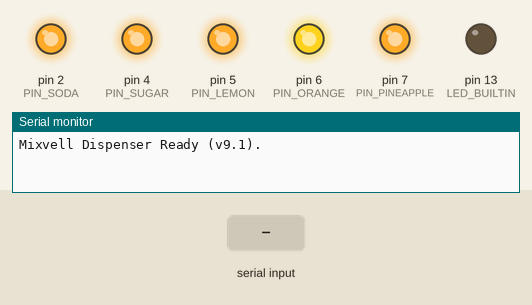
The sketch below on a simulated Arduino Uno, built with avr-gcc and run on an emulated ATmega328P. Shown: output pins drawn as LEDs (lit = HIGH), the last lines printed to the serial monitor. The test bench sets the inputs (shaded band). Pins used as bus, display or sensor lines are not drawn.

Above: at 1.2 s.
1.3 s: "PUMP 0 20\n" received over Serial
At 2.2 s:
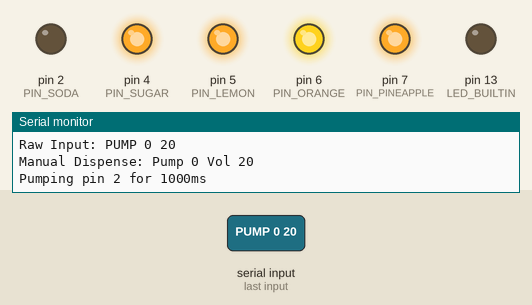
3.9 s: "CLEAN 1\n" received over Serial
At 4.8 s:
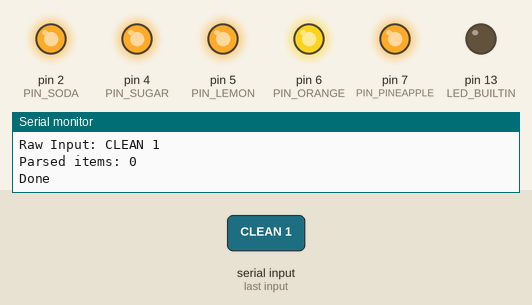
5.5 s: "PUMP 1\n" received over Serial
At 6.4 s:
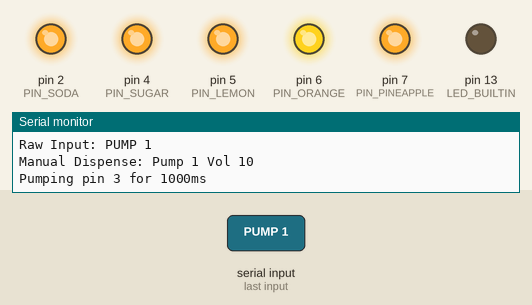
Timing chart, 0 to 8.5 s (numbered marks = the images above; inputs shaded):
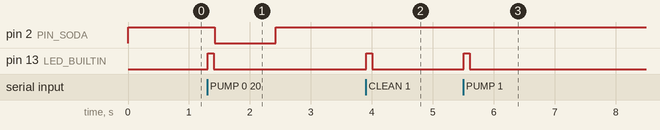

The sketch:

MixvellCode.ino
```cpp
/*
 * Mixvell Mocktail Dispenser Firmware (v9.1 - Manual Control)
 * -----------------------------------
 * Hardware: Arduino Uno/Nano, HC-05 Bluetooth, 6-Channel Relay
 *
 * PINS MAPPING:
 * 2: Soda
 * 3: Cola
 * 4: Sugar Syrup
 * 5: Lemon Mix
 * 6: Orange Juice
 * 7: Pineapple Juice
 *
 * COMMANDS:
 * 1. CSV Recipe: "10,20,0,5,0,0" (Soda,Cola,Sugar,Lemon,Orange,Pineapple in mL)
 * 2. Clean Mode: "CLEAN" (Flushes all pumps for 20s)
 * 3. Manual Pump: "PUMP <Index> <mL>" (e.g., "PUMP 0 20")
 *    Index: 0=Soda, 1=Cola, 2=Sugar, 3=Lemon, 4=Orange, 5=Pineapple
 */

// Pins definitions
const int PIN_SODA      = 2;
const int PIN_COLA      = 3;
const int PIN_SUGAR     = 4;
const int PIN_LEMON     = 5;
const int PIN_ORANGE    = 6;
const int PIN_PINEAPPLE = 7;

// --- CALIBRATION CONFIGURATION ---
// Milliseconds per mL. Increase this value for thicker liquids.
// Soda/Water = ~100. Syrups = ~150-250.
int pumpDelays[6] = {
  50, // Pin 2 (Soda) - Thin
  100, // Pin 3 (Cola) - Medium Concentrate
  75, // Pin 4 (Sugar Syrup) - THICK
  75, // Pin 5 (Lemon Mix) - THICK
  75, // Pin 6 (Orange Juice) - THICK
  75 // Pin 7 (Pineapple Juice) - THICK
};

// --- GLOBALS ---
String inputString = "";
boolean stringComplete = false;

void setup() {
  Serial.begin(9600);
  inputString.reserve(200);

  pinMode(LED_BUILTIN, OUTPUT);
  digitalWrite(LED_BUILTIN, LOW);

  // Initialize Pump Pins
  pinMode(PIN_SODA, OUTPUT);
  pinMode(PIN_COLA, OUTPUT);
  pinMode(PIN_SUGAR, OUTPUT);
  pinMode(PIN_LEMON, OUTPUT);
  pinMode(PIN_ORANGE, OUTPUT);
  pinMode(PIN_PINEAPPLE, OUTPUT);

  // Turn off all relays (Active LOW)
  digitalWrite(PIN_SODA, HIGH);
  digitalWrite(PIN_COLA, HIGH);
  digitalWrite(PIN_SUGAR, HIGH);
  digitalWrite(PIN_LEMON, HIGH);
  digitalWrite(PIN_ORANGE, HIGH);
  digitalWrite(PIN_PINEAPPLE, HIGH);

  Serial.println("Mixvell Dispenser Ready (v9.1).");
}

void loop() {
  if (stringComplete) {
    // BLINK LED for debug
    digitalWrite(LED_BUILTIN, HIGH);
    delay(100);
    digitalWrite(LED_BUILTIN, LOW);

    processCommand(inputString);
    inputString = "";
    stringComplete = false;
  }
}

void serialEvent() {
  while (Serial.available()) {
    char inChar = (char)Serial.read();
    inputString += inChar;
    if (inChar == '\n') {
      stringComplete = true;
    }
  }
}

void processCommand(String command) {
  Serial.print("Raw Input: ");
  Serial.println(command);
  command.trim();

  // CHECK FOR CLEANING MODE
  if (command.equalsIgnoreCase("CLEAN")) {
    runCleaningCycle();
    return;
  }

  // MANUAL PUMP CONTROL
  // Format: "PUMP <Index> <mL>" (e.g. "PUMP 0 20")
  if (command.startsWith("PUMP")) {
    int pIdx = -1;
    int pML = 0;

    if (command.length() > 5) {
      String params = command.substring(5);
      int spaceIdx = params.indexOf(' ');
      if (spaceIdx > 0) {
        pIdx = params.substring(0, spaceIdx).toInt();
        pML = params.substring(spaceIdx + 1).toInt();
      } else {
        pIdx = params.toInt();
        pML = 10; // Default 10ml if not specified
      }

      if (pIdx >= 0 && pIdx <= 5 && pML > 0) {
         int pins[6] = {PIN_SODA, PIN_COLA, PIN_SUGAR, PIN_LEMON, PIN_ORANGE, PIN_PINEAPPLE};
         Serial.print("Manual Dispense: Pump "); Serial.print(pIdx);
         Serial.print(" Vol "); Serial.println(pML);
         pump(pins[pIdx], pML, pumpDelays[pIdx]);
      } else {
         Serial.println("Error: Invalid index or volume");
      }
    }
    Serial.println("Done");
    return;
  }

  // STANDARD DISPENSE
  // Index 0=Soda, 1=Cola, 2=Sugar, 3=Lemon, 4=Orange, 5=Pineapple
  int targetML[6] = {0, 0, 0, 0, 0, 0};

  // Parse CSV
  int parsedCount = sscanf(command.c_str(), "%d,%d,%d,%d,%d,%d",
                           &targetML[0], &targetML[1], &targetML[2],
                           &targetML[3], &targetML[4], &targetML[5]);

  Serial.print("Parsed items: "); Serial.println(parsedCount);

  int pins[6] = {PIN_SODA, PIN_COLA, PIN_SUGAR, PIN_LEMON, PIN_ORANGE, PIN_PINEAPPLE};

  for(int i=0; i<6; i++) {
     if (targetML[i] > 0) {
        pump(pins[i], targetML[i], pumpDelays[i]);
     }
  }

  Serial.println("Done");
}

void runCleaningCycle() {
  Serial.println("STARTING CLEANING CYCLE...");
  int pins[6] = {PIN_SODA, PIN_COLA, PIN_SUGAR, PIN_LEMON, PIN_ORANGE, PIN_PINEAPPLE};

  for(int i=0; i<6; i++) {
    Serial.print("Cleaning Pump on Pin "); Serial.println(pins[i]);

    digitalWrite(pins[i], LOW); // ON
    delay(20000);               // 20 Seconds
    digitalWrite(pins[i], HIGH); // OFF

    delay(1000); // Pause between pumps
  }
  Serial.println("Cleaning Complete.");
}

void pump(int pin, int ml, int msPerML) {
  if (ml <= 0) return;

  long duration = (long)ml * (long)msPerML;

  Serial.print("Pumping pin "); Serial.print(pin);
  Serial.print(" for "); Serial.print(duration); Serial.println("ms");

  digitalWrite(pin, LOW);
  delay(duration);
  digitalWrite(pin, HIGH);

  delay(200);
}
```

Measured:
- after the input at 1.3 s, pin 2 (PIN_SODA): HIGH → LOW after 0.13 s, → HIGH 1.0 s later; pin 13 (LED_BUILTIN): LOW → HIGH at once, → LOW 0.10 s later
- after the input at 3.9 s, pin 13 (LED_BUILTIN): LOW → HIGH at once, → LOW 0.10 s later
- after the input at 5.5 s, pin 13 (LED_BUILTIN): LOW → HIGH at once, → LOW 0.10 s later
